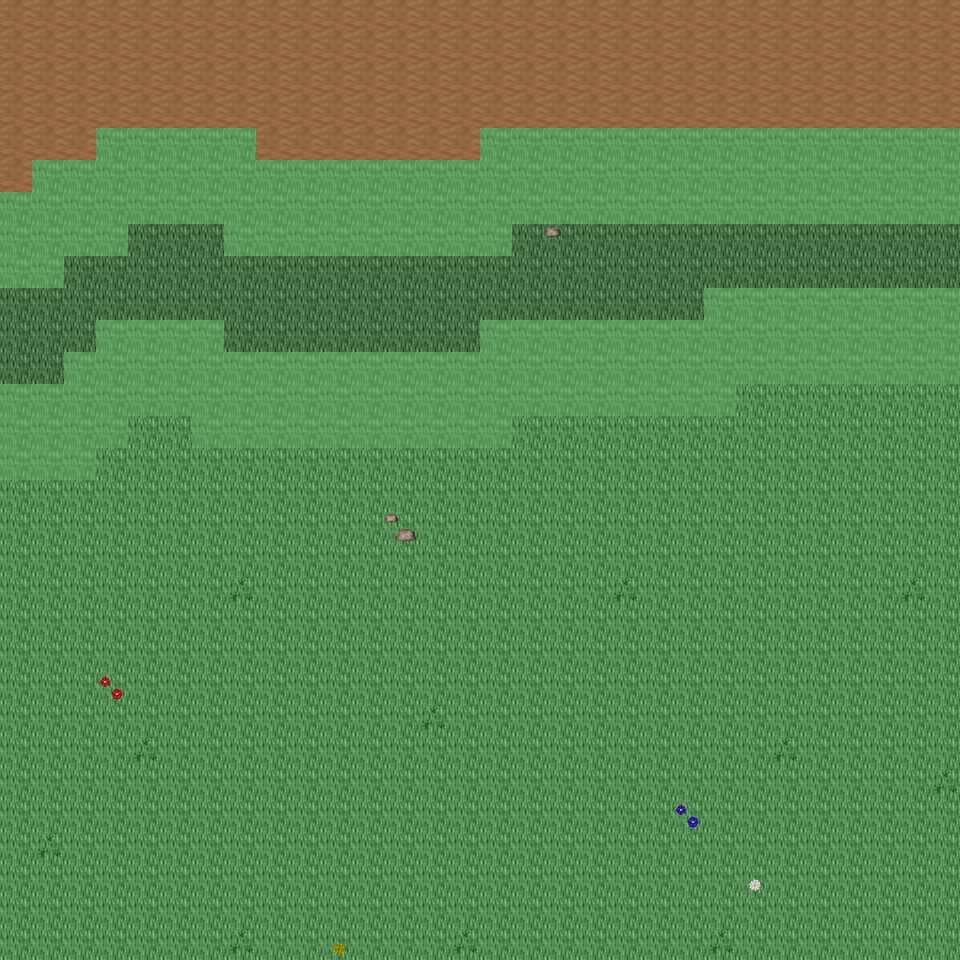

Tiled map render using the project's own tile images. Description and the map definition, with tile-layer contents summarised, below:
An orthogonal 30x30 tile map with 32x32 px tiles, 6 tile layers (Ground, Object, Object2, Above, ...), 48 tilesets and 7 objects (7x mapExit).

<map version="1.0" orientation="orthogonal" renderorder="right-down" width="30" height="30" tilewidth="32" tileheight="32" nextobjectid="8">
  <tileset firstgid="1" name="tileset_ground_ground" tilewidth="32" tileheight="32" tilecount="33" columns="3">
    <image source="../drawable/tileset_ground_ground.png" width="96" height="352" />
  </tileset>
  <tileset firstgid="34" name="tileset_building_castle" tilewidth="32" tileheight="32" tilecount="320" columns="20">
    <image source="../drawable/tileset_building_castle.png" width="640" height="512" />
  </tileset>
  <tileset firstgid="354" name="tileset_furniture_carpet_carpets_2" tilewidth="32" tileheight="32" tilecount="12" columns="4">
    <image source="../drawable/tileset_furniture_carpet_carpets_2.png" width="128" height="160" />
  </tileset>
  <tileset firstgid="366" name="tileset_ground_indoor_tiles" tilewidth="32" tileheight="32" tilecount="8" columns="2">
    <image source="../drawable/tileset_ground_indoor_tiles.png" width="64" height="128" />
  </tileset>
  <tileset firstgid="374" name="tileset_ground_water_pool" tilewidth="32" tileheight="32" tilecount="72" columns="3">
    <image source="../drawable/tileset_ground_water_pool.png" width="96" height="768" />
  </tileset>
  <tileset firstgid="446" name="tileset_ground_brown_paving" tilewidth="32" tileheight="32" tilecount="2" columns="2">
    <image source="../drawable/tileset_ground_brown_paving.png" width="64" height="32" />
  </tileset>
  <tileset firstgid="448" name="tileset_ground_spikes" tilewidth="32" tileheight="32" tilecount="1" columns="1">
    <image source="../drawable/tileset_ground_spikes.png" width="32" height="32" />
  </tileset>
  <tileset firstgid="449" name="tileset_ground_ridge_earth_dark" tilewidth="32" tileheight="32" tilecount="96" columns="12">
    <image source="../drawable/tileset_ground_ridge_earth_dark.png" width="384" height="256" />
  </tileset>
  <tileset firstgid="545" name="tileset_plant_grasses" tilewidth="32" tileheight="32" tilecount="6" columns="3">
    <image source="../drawable/tileset_plant_grasses.png" width="96" height="64" />
  </tileset>
  <tileset firstgid="551" name="tileset_ground_water_pool_corners" tilewidth="32" tileheight="32" tilecount="72" columns="3">
    <image source="../drawable/tileset_ground_water_pool_corners.png" width="96" height="768" />
  </tileset>
  <tileset firstgid="623" name="tileset_building_fence_fence_chunky" tilewidth="32" tileheight="32" tilecount="21" columns="3">
    <image source="../drawable/tileset_building_fence_fence_chunky.png" width="96" height="224" />
  </tileset>
  <tileset firstgid="644" name="tileset_ground_earth_edges" tilewidth="32" tileheight="32" tilecount="18" columns="6">
    <image source="../drawable/tileset_ground_earth_edges.png" width="192" height="96" />
  </tileset>
  <tileset firstgid="662" name="tileset_ground_rock_pebbles" tilewidth="32" tileheight="32" tilecount="3" columns="1">
    <image source="../drawable/tileset_ground_rock_pebbles.png" width="32" height="96" />
  </tileset>
  <tileset firstgid="665" name="tileset_ground_square_patch" tilewidth="32" tileheight="32" tilecount="9" columns="3">
    <image source="../drawable/tileset_ground_square_patch.png" width="96" height="96" />
  </tileset>
  <tileset firstgid="674" name="tileset_plant_leaves" tilewidth="32" tileheight="32" tilecount="8" columns="4">
    <image source="../drawable/tileset_plant_leaves.png" width="128" height="64" />
  </tileset>
  <tileset firstgid="682" name="tileset_item_corpse_skull_dark" tilewidth="32" tileheight="32" tilecount="2" columns="2">
    <image source="../drawable/tileset_item_corpse_skull_dark.png" width="64" height="32" />
  </tileset>
  <tileset firstgid="684" name="tileset_item_corpse_skeleton" tilewidth="32" tileheight="32" tilecount="4" columns="2">
    <image source="../drawable/tileset_item_corpse_skeleton.png" width="64" height="64" />
  </tileset>
  <tileset firstgid="688" name="tileset_furniture_table_grey_fancy" tilewidth="32" tileheight="32" tilecount="9" columns="3">
    <image source="../drawable/tileset_furniture_table_grey_fancy.png" width="96" height="96" />
  </tileset>
  <tileset firstgid="697" name="tileset_furniture_table_grey_long" tilewidth="32" tileheight="32" tilecount="4" columns="2">
    <image source="../drawable/tileset_furniture_table_grey_long.png" width="64" height="64" />
  </tileset>
  <tileset firstgid="701" name="tileset_furniture_table_grey_plain" tilewidth="32" tileheight="32" tilecount="9" columns="3">
    <image source="../drawable/tileset_furniture_table_grey_plain.png" width="96" height="96" />
  </tileset>
  <tileset firstgid="710" name="tileset_item_gothic_slab" tilewidth="32" tileheight="32" tilecount="1" columns="1">
    <image source="../drawable/tileset_item_gothic_slab.png" width="32" height="32" />
  </tileset>
  <tileset firstgid="711" name="tileset_logic_creature_gnome" tilewidth="32" tileheight="32" tilecount="6" columns="6">
    <image source="../drawable/tileset_logic_creature_gnome.png" width="192" height="32" />
  </tileset>
  <tileset firstgid="717" name="tileset_logic_creature_animal" tilewidth="32" tileheight="32" tilecount="32" columns="8">
    <image source="../drawable/tileset_logic_creature_animal.png" width="256" height="128" />
  </tileset>
  <tileset firstgid="749" name="tileset_logic_collision" tilewidth="32" tileheight="32" tilecount="1" columns="1">
    <image source="../drawable/tileset_logic_collision.png" width="32" height="32" />
  </tileset>
  <tileset firstgid="750" name="tileset_ground_water_pool_deep" tilewidth="32" tileheight="32" tilecount="72" columns="3">
    <image source="../drawable/tileset_ground_water_pool_deep.png" width="96" height="768" />
  </tileset>
  <tileset firstgid="822" name="tileset_object_suspension_bridge" tilewidth="32" tileheight="32" tilecount="24" columns="3">
    <image source="../drawable/tileset_object_suspension_bridge.png" width="96" height="256" />
  </tileset>
  <tileset firstgid="846" name="tileset_plant_flower_daisy_blue" tilewidth="32" tileheight="32" tilecount="8" columns="2">
    <image source="../drawable/tileset_plant_flower_daisy_blue.png" width="64" height="128" />
  </tileset>
  <tileset firstgid="854" name="tileset_plant_flower_daisy_red" tilewidth="32" tileheight="32" tilecount="8" columns="2">
    <image source="../drawable/tileset_plant_flower_daisy_red.png" width="64" height="128" />
  </tileset>
  <tileset firstgid="862" name="tileset_plant_flower_daisy_white" tilewidth="32" tileheight="32" tilecount="8" columns="2">
    <image source="../drawable/tileset_plant_flower_daisy_white.png" width="64" height="128" />
  </tileset>
  <tileset firstgid="870" name="tileset_plant_flower_daisy_yellow" tilewidth="32" tileheight="32" tilecount="8" columns="2">
    <image source="../drawable/tileset_plant_flower_daisy_yellow.png" width="64" height="128" />
  </tileset>
  <tileset firstgid="878" name="tileset_plant_tree_tree_green" tilewidth="32" tileheight="32" tilecount="80" columns="8">
    <image source="../drawable/tileset_plant_tree_tree_green.png" width="256" height="352" />
  </tileset>
  <tileset firstgid="958" name="tileset_item_banners_flag" tilewidth="32" tileheight="32" tilecount="12" columns="3">
    <image source="../drawable/tileset_item_banners_flag.png" width="96" height="128" />
  </tileset>
  <tileset firstgid="970" name="tileset_item_flagpole" tilewidth="32" tileheight="32" tilecount="3" columns="1">
    <image source="../drawable/tileset_item_flagpole.png" width="32" height="96" />
  </tileset>
  <tileset firstgid="973" name="tileset_furniture_chair_bench_white" tilewidth="32" tileheight="32" tilecount="8" columns="2">
    <image source="../drawable/tileset_furniture_chair_bench_white.png" width="64" height="128" />
  </tileset>
  <tileset firstgid="981" name="tileset_item_statue_flowered_arch" tilewidth="32" tileheight="32" tilecount="24" columns="6">
    <image source="../drawable/tileset_item_statue_flowered_arch.png" width="192" height="128" />
  </tileset>
  <tileset firstgid="1005" name="tileset_building_decoration_block" tilewidth="32" tileheight="32" tilecount="2" columns="2">
    <image source="../drawable/tileset_building_decoration_block.png" width="64" height="32" />
  </tileset>
  <tileset firstgid="1007" name="tileset_building_decoration_orbpedestal" tilewidth="32" tileheight="32" tilecount="2" columns="1">
    <image source="../drawable/tileset_building_decoration_orbpedestal.png" width="32" height="64" />
  </tileset>
  <tileset firstgid="1009" name="tileset_item_statue_urn_with_flowers" tilewidth="32" tileheight="32" tilecount="2" columns="1">
    <image source="../drawable/tileset_item_statue_urn_with_flowers.png" width="32" height="64" />
  </tileset>
  <tileset firstgid="1011" name="tileset_building_decoration_pool" tilewidth="32" tileheight="32" tilecount="9" columns="3">
    <image source="../drawable/tileset_building_decoration_pool.png" width="96" height="96" />
  </tileset>
  <tileset firstgid="1020" name="tileset_item_statue_romanic_art1" tilewidth="32" tileheight="32" tilecount="4" columns="2">
    <image source="../drawable/tileset_item_statue_romanic_art1.png" width="64" height="64" />
  </tileset>
  <tileset firstgid="1024" name="tileset_building_wall_int_clay" tilewidth="32" tileheight="32" tilecount="100" columns="10">
    <image source="../drawable/tileset_building_wall_int_clay.png" width="320" height="320" />
  </tileset>
  <tileset firstgid="1124" name="tileset_ground_green_paving" tilewidth="32" tileheight="32" tilecount="18" columns="3">
    <image source="../drawable/tileset_ground_green_paving.png" width="96" height="192" />
  </tileset>
  <tileset firstgid="1142" name="tileset_logic_protection" tilewidth="32" tileheight="32" tilecount="2" columns="2">
    <image source="../drawable/tileset_logic_protection.png" width="64" height="32" />
  </tileset>
  <tileset firstgid="1144" name="tileset_furniture_other_stick" tilewidth="32" tileheight="32" tilecount="2" columns="1">
    <image source="../drawable/tileset_furniture_other_stick.png" width="32" height="64" />
  </tileset>
  <tileset firstgid="1146" name="tileset_item_scrying_orb" tilewidth="32" tileheight="32" tilecount="8" columns="8">
    <image source="../drawable/tileset_item_scrying_orb.png" width="256" height="32" />
  </tileset>
  <tileset firstgid="1154" name="tileset_light_dim_light_7x5" tilewidth="32" tileheight="32" tilecount="35" columns="7">
    <image source="../drawable/tileset_light_dim_light_7x5.png" width="224" height="160" />
  </tileset>
  <tileset firstgid="1189" name="tileset_light_light_5x5" tilewidth="32" tileheight="32" tilecount="25" columns="5">
    <image source="../drawable/tileset_light_light_5x5.png" width="160" height="160" />
  </tileset>
  <tileset firstgid="1214" name="tileset_furniture_light_lamp_bronze" tilewidth="32" tileheight="32" tilecount="3" columns="1">
    <image source="../drawable/tileset_furniture_light_lamp_bronze.png" width="32" height="96" />
  </tileset>
  <layer name="Ground" width="30" height="30">
    <data>[900 cells, 900 non-empty, 3 distinct tile ids]</data>
  </layer>
  <layer name="Object" width="30" height="30">
    <data>[900 cells, 206 non-empty, 18 distinct tile ids]</data>
  </layer>
  <layer name="Object2" width="30" height="30">
    <data>[900 cells, 0 non-empty, 0 distinct tile ids]</data>
  </layer>
  <layer name="Above" width="30" height="30">
    <data>[900 cells, 0 non-empty, 0 distinct tile ids]</data>
  </layer>
  <layer name="Above2" width="30" height="30">
    <data>[900 cells, 0 non-empty, 0 distinct tile ids]</data>
  </layer>
  <layer name="Walkable" width="30" height="30">
    <data>[900 cells, 189 non-empty, 1 distinct tile ids]</data>
  </layer>
  <objectgroup name="MapEvents">
    <object id="1" name="south" type="mapExit" x="0" y="928" width="960" height="32">
      <properties>
        <property name="map" value="level_0_x222_y26" />
        <property name="x" value="0" />
        <property name="y" value="1" />
      </properties>
    </object>
    <object id="2" name="west" type="mapExit" x="0" y="0" width="32" height="192">
      <properties>
        <property name="map" value="level_0_x221_y25" />
        <property name="x" value="28" />
        <property name="y" value="0" />
      </properties>
    </object>
    <object id="3" name="west2" type="mapExit" x="0" y="288" width="32" height="96">
      <properties>
        <property name="map" value="level_0_x221_y25" />
        <property name="x" value="28" />
        <property name="y" value="9" />
      </properties>
    </object>
    <object id="4" name="west3" type="mapExit" x="0" y="480" width="32" height="480">
      <properties>
        <property name="map" value="level_0_x221_y25" />
        <property name="x" value="28" />
        <property name="y" value="15" />
      </properties>
    </object>
    <object id="5" name="east" type="mapExit" x="928" y="0" width="32" height="128">
      <properties>
        <property name="map" value="level_0_x223_y25" />
        <property name="x" value="1" />
        <property name="y" value="0" />
      </properties>
    </object>
    <object id="6" name="east2" type="mapExit" x="928" y="224" width="32" height="64">
      <properties>
        <property name="map" value="level_0_x223_y25" />
        <property name="x" value="1" />
        <property name="y" value="7" />
      </properties>
    </object>
    <object id="7" name="east3" type="mapExit" x="928" y="384" width="32" height="576">
      <properties>
        <property name="map" value="level_0_x223_y25" />
        <property name="x" value="1" />
        <property name="y" value="12" />
      </properties>
    </object>
  </objectgroup>
</map>
